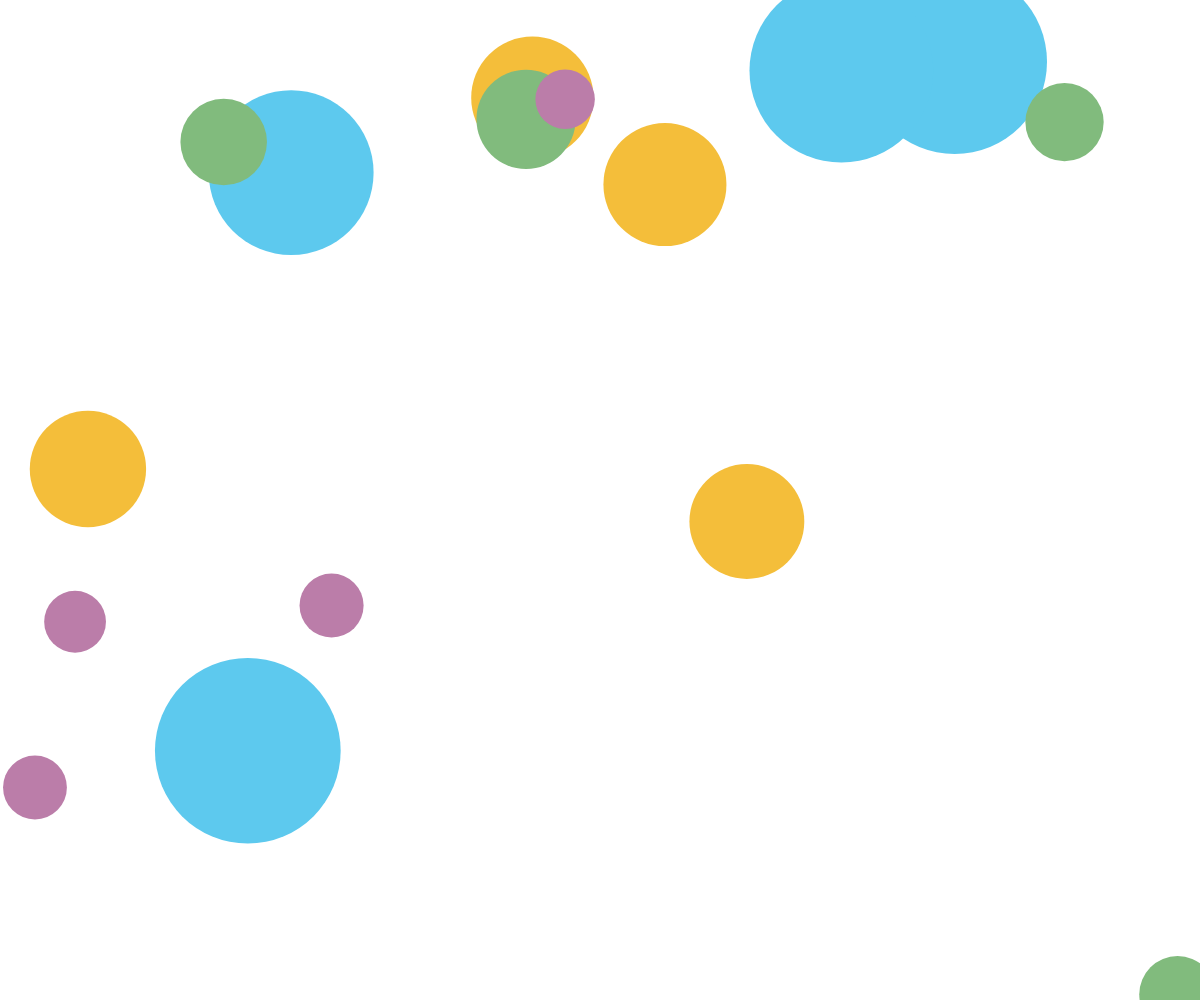
Frame 1 (no input)
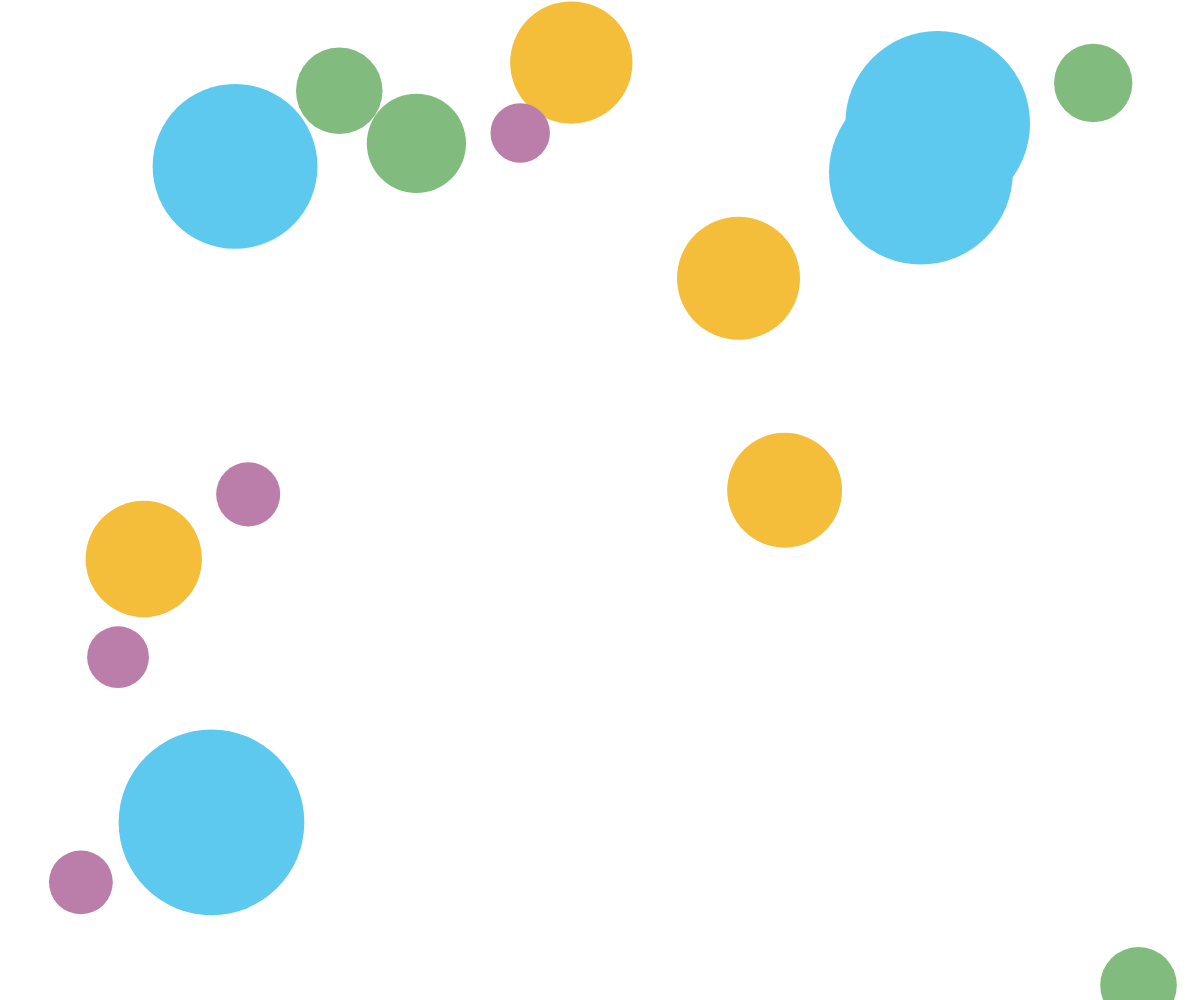
Frame 60 (no input)
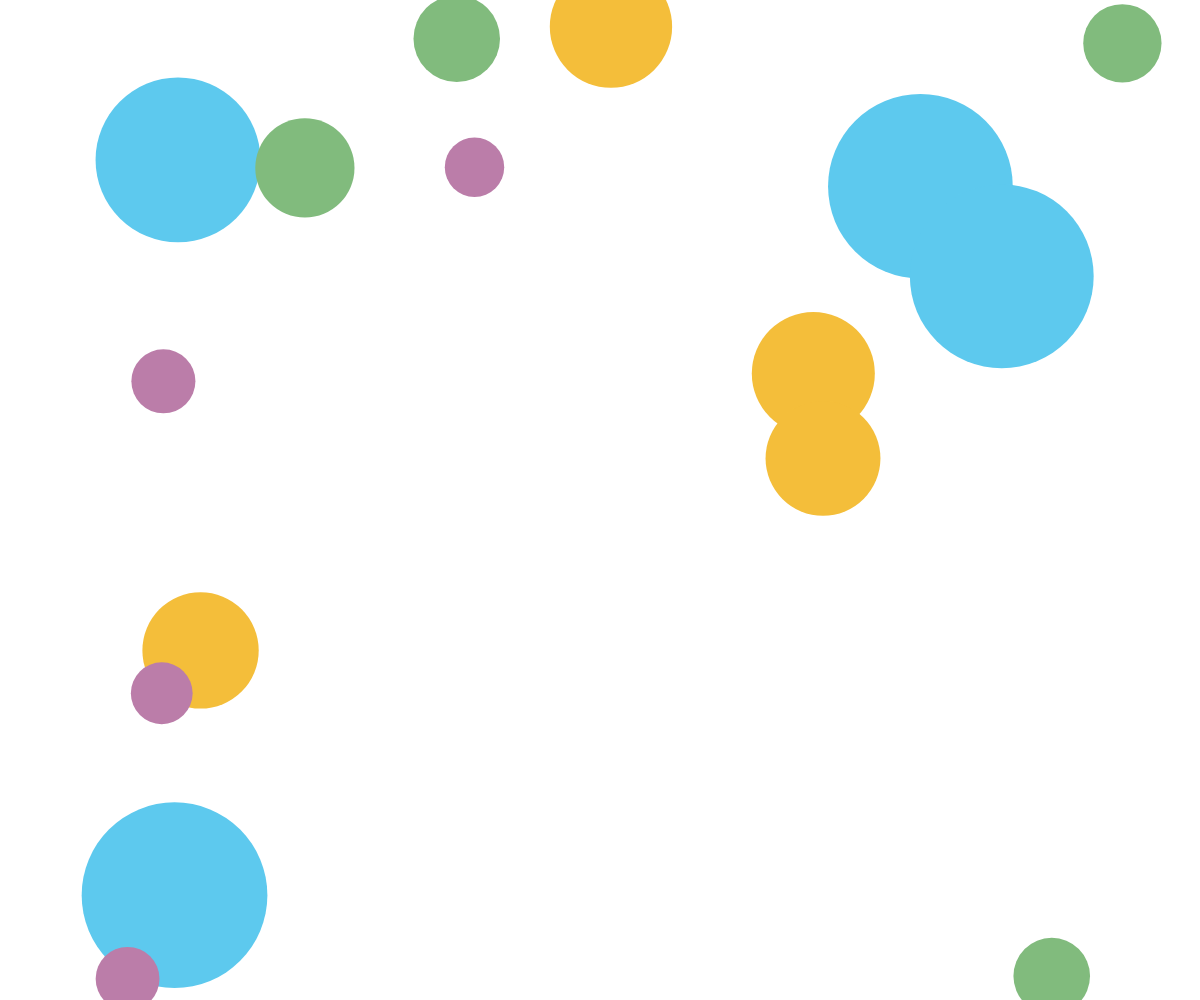
Frame 120 (the mouse pressed at the canvas centre since frame 60)

The p5.js sketch that drew these frames (run headless with seeded random() and noise() and a simulated clock; from frame 60 on, the mouse is pressed at the canvas centre):

// p5.js sketch
// ── sketch.js
//the data comes from:https://personalitymax.com/personality-types/population-gender/

let circles = [];
let colors = ["#5DC9EE", "#F4BE3A", "#81BB7D", "#BB7DA9"];

function setup() {
  createCanvas(windowWidth, windowHeight);
  for (let i = 0; i < 16; i++) {
    let size;
    if (i < 4) {
      size = random(150, 200);
    } else if (i < 8) {
      size = random(100, 150);
    } else if (i < 12) {
      size = random(75, 100);
    } else {
      size = random(50, 75);
    }
    
    let color = colors[floor(i / 4)];
    let c = new Circle(random(width), random(height), size, color);
    circles.push(c);
  }
}

function draw() {
   background(255);
  for (let i = 0; i < circles.length; i++) {
    let c = circles[i];
    c.update();
    c.display();
  }
  
  let hoveredCircle = getHoveredCircle();
  if (hoveredCircle) {
    hoveredCircle.displayText();
  }
}

class Circle {
  constructor(x, y, size, color) {
    this.x = x;
    this.y = y;
    this.size = size;
    this.color = color;
    this.speedX = random(-2, 2);
    this.speedY = random(-2, 2);
  }
  
  update() {
    this.x += this.speedX;
    this.y += this.speedY;
    if (this.x > width || this.x < 0) {
      this.speedX *= -1;
    }
    if (this.y > height || this.y < 0) {
      this.speedY *= -1;
    }
  }
  
  display() {
    noStroke();
    fill(color(this.color), 127);
    ellipse(this.x, this.y, this.size, this.size);
  }
  
  displayText() {
    let x = this.x;
    let y = this.y;
    let textX = x - (this.size / 4);
    let textY = y + (this.size / 4);
    
    fill(color("#21618C"));
    textAlign(CENTER, CENTER);
    textSize(16);
    
    if (this.color === "#5DC9EE") {
      text("ESFJ 12%", textX, textY);
    } else if (this.color === "#5DC9EE") {
      text("ISFJ 13.8%", textX, textY);
    } else if (this.color === "#5DC9EE") {
      text("ISTJ 11.6%", textX, textY);
    }else if (this.color === "#F4BE3A") {
      text("ISFP 8.8%", textX, textY);
    }else if (this.color === "#81BB7D") {
      text("INFJ 1.5%", textX, textY);
    }else if (this.color === "#BB7DA9") {
      text("INTJ 2.1%", textX, textY);
    }
  }
}

function getHoveredCircle() {
  for (let i = 0; i < circles.length; i++) {
    let c = circles[i];
let distance = dist(mouseX, mouseY, c.x, c.y);
if (distance < c.size / 2) {
return c;
}
}
return null;
}

function mouseMoved() {
let hoveredCircle = getHoveredCircle();
if (hoveredCircle) {
fill(color("#21618C"));
textAlign(CENTER, CENTER);
textSize(20);
if (hoveredCircle.color === "#5DC9EE") {
text("ISFJ 13.8%", hoveredCircle.x, hoveredCircle.y);
} else if (hoveredCircle.color === "#5DC9EE") {
text("ESFJ 12%", hoveredCircle.x, hoveredCircle.y);
}else if (hoveredCircle.color === "#F4BE3A") {
text("ISTJ 11.6%", hoveredCircle.x, hoveredCircle.y);
}else if (hoveredCircle.color === "#5DC9EE") {
text("ISFP 8.8%", hoveredCircle.x, hoveredCircle.y);
}else if (hoveredCircle.color === "#5DC9EE") {
text("ISFP 8.8%", hoveredCircle.x, hoveredCircle.y);
}else if (hoveredCircle.color === "#81BB7D") {
text("INFJ 1.5%", hoveredCircle.x, hoveredCircle.y);
}else if (hoveredCircle.color === "#BB7DA9") {
text("INTJ 2.1%", hoveredCircle.x, hoveredCircle.y);
}
}
}
